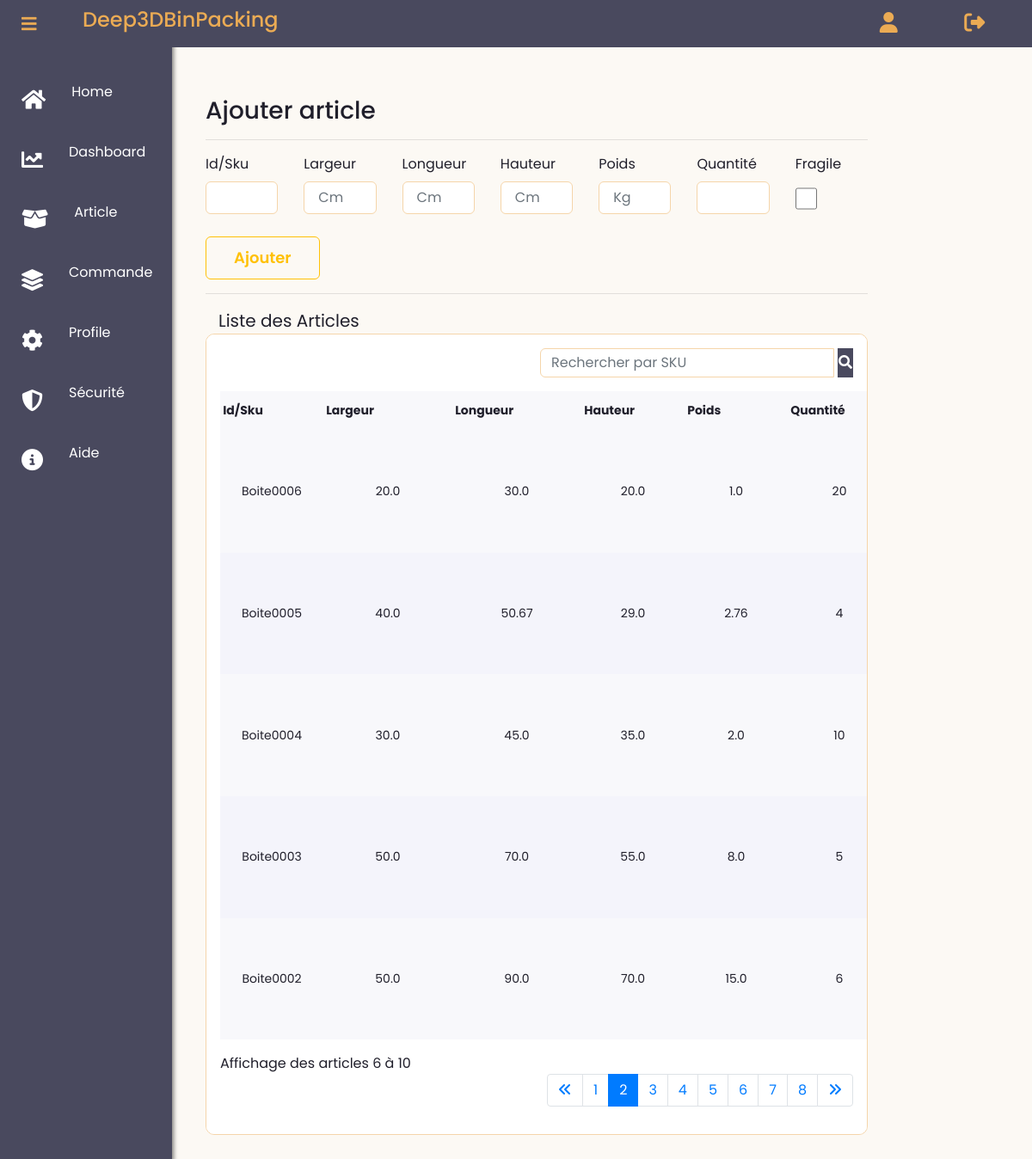
Screenshot of /new_article?page=2 (signed in) with the database file from the repository.
### app/models.py (models this page shows, shortened)
class Article(db.Model):
    __tablename__ = 'Article'
    id = db.Column(db.Integer, primary_key=True, autoincrement=True)
    user_id = db.Column(db.Integer(), db.ForeignKey('User.id'))
    sku = db.Column(db.String(30), nullable=False)
    largeur = db.Column(db.Float(precision=5), nullable=False)
    longueur = db.Column(db.Float(precision=5), nullable=False)
    hauteur = db.Column(db.Float(precision=5), nullable=False)
    poids = db.Column(db.Float(precision=5), nullable=False)
    quantite = db.Column(db.Integer(), nullable=False)
    fragile = db.Column(db.Boolean(), default=False)
    date_creation = db.Column(db.Date,default=dt_date.today())
    commandes = db.relationship('Commande', secondary=association_table_article_commande, back_populates='articles')

### app/routes.py (the view, shortened to what this page needs)
@app.route("/new_article", methods=['GET', 'POST'])
@login_required
def new_article():
    form = ArticleForm()
    page = request.args.get('page', 1, type=int)
    '''for article in articles_pagination:
        article.largeur = int(article.largeur)
        article.longueur = int(article.longueur)
        article.hauteur = int(article.hauteur)
        article.poids = int(article.poids)'''
    nombre_articles = Article.query.filter_by(user_id=current_user.id).count()
    search_article = request.args.get('search_article')
    per_page = 5
    if search_article:
        articles_query = Article.query.filter((Article.sku.ilike(f'%{search_article}%')))
    else:
        articles_query = Article.query.filter_by(user_id=current_user.id).order_by(Article.id.desc())
    articles_pagination = articles_query.paginate(page=page, per_page=number_articles_per_page, error_out=False)
    pagination_args = Pagination(page=page, per_page=per_page, total=nombre_articles, css_framework='bootstrap4')
    articles = articles_pagination.items
    per_page = articles_pagination.per_page
    page = articles_pagination.page
    start_index = (page - 1) * per_page + 1
    end_index = min(page * per_page, nombre_articles)
    '''total_stock = Article.query.filter_by(user_id=current_user.id).count()

   if total_stock < 10 and not session.get('alert_displayed') and current_user.id ==current_user.id:
        flash('Attention ! Le stock total des articles est inférieur à 10.', 'warning')
        session['alert_displayed'] = True
        # Vérifier si le son d'alerte a déjà été joué pour cet utilisateur
        if not session.get('alert_sound_played') and current_user.id==current_user.id:
            for i in range(0, 2):
                playsound("app/static/audio/bip.mp3")  # Jouer le fichier audio
            # Marquer que le son d'alerte a été joué pour cet utilisateur
            session['alert_sound_played'] = True'''
    return render_template('user_dashboard/create_article.html', title='New Article',pagination_args=pagination_args, start_index=start_index, end_index=end_index,  form=form, articles=articles, articles_pagination=articles_pagination)

### app/forms.py (shortened to what this page needs)
class ArticleForm(FlaskForm):
    id = HiddenField('ID de l\'article')
    sku = StringField("Id/Sku",validators=[DataRequired()])
    largeur = FloatField('Largeur', validators=[DataRequired()],render_kw={"placeholder": "Cm"})
    longueur = FloatField('Longueur', validators=[DataRequired()],render_kw={"placeholder": "Cm"})
    hauteur = FloatField('Hauteur', validators=[DataRequired()],render_kw={"placeholder": "Cm"})
    poids = FloatField('Poids', validators=[DataRequired()],render_kw={"placeholder": "Kg"})
    quantite = IntegerField('Quantité', validators=[DataRequired()])
    fragile = BooleanField('Fragile', default=False)
    submit = SubmitField('Ajouter')

### app/models.py (called while the page is built)
@login_manager.user_loader
def load_user(user_id):
    return User.query.get(int(user_id))

### app/routes.py (called while the page is built)
@app.before_request
def before_request():
    if current_user.is_authenticated:
        g.image = url_for('static', filename='images/' + current_user.image) if current_user.image else None
    else:
        g.image = None

### app/templates/user_dashboard/create_article.html (shortened to what this page needs)
{% extends "user_dashboard/layout.html" %}
{% block content %}
<div id="app" class="col-lg-10">
  <form method="POST" action="">
    <h3 class="mt-3">Ajouter article</h3>
    <hr>
    <div class="row">
      <div class="col">
        {{ form.sku.label(class="form-control-label") }}
        {% if form.sku.errors %}
            {{ form.sku(class="form-control form-control-lg is-invalid") }}
            <div class="invalid-feedback">
                {% for error in form.sku.errors %}
                    <span>{{ error }}</span>
                {% endfor %}
            </div>
        {% else %}
            {{ form.sku(class="form-control form-control-lg") }}
        {% endif %}
    </div>
      <div class="col">
        {{ form.largeur.label(class="form-control-label") }} {% if
        form.largeur.errors %} {{ form.largeur(class="form-control
        form-control-lg is-invalid") }}
        <div class="invalid-feedback">
          {% for error in form.largeur.errors %}
          <span>{{ error }}</span>
          {% endfor %}
        </div>
        {% else %} {{ form.largeur(class="form-control form-control-lg") }} {%
        endif %}
      </div>
      <div class="col">
        {{ form.longueur.label(class="form-control-label") }} {% if
        form.longueur.errors %} {{ form.longueur(class="form-control
        form-control-lg is-invalid") }}
        <div class="invalid-feedback">
          {% for error in form.longueur.errors %}
          <span>{{ error }}</span>
          {% endfor %}
        </div>
        {% else %} {{ form.longueur(class="form-control form-control-lg") }} {%
        endif %}
      </div>
      <div class="col">
        {{ form.hauteur.label(class="form-control-label") }} {% if
        form.hauteur.errors %} {{ form.hauteur(class="form-control
        form-control-lg is-invalid") }}
        <div class="invalid-feedback">
          {% for error in form.hauteur.errors %}
          <span>{{ error }}</span>
          {% endfor %}
        </div>
        {% else %} {{ form.hauteur(class="form-control form-control-lg") }} {%
        endif %}
      </div>
      <div class="col">
        {{ form.poids.label(class="form-control-label") }} {% if
        form.poids.errors %} {{ form.poids(class="form-control
        form-control-lg is-invalid") }}
        <div class="invalid-feedback">
          {% for error in form.poids.errors %}
          <span>{{ error }}</span>
          {% endfor %}
        </div>
        {% else %} {{ form.poids(class="form-control form-control-lg") }} {%
        endif %}
      </div>
      <div class="col">
        {{ form.quantite.label(class="form-control-label") }} {% if
        form.quantite.errors %} {{ form.quantite(class="form-control
        form-control-lg is-invalid") }}
        <div class="invalid-feedback">
          {% for error in form.quantite.errors %}
          <span>{{ error }}</span>
          {% endfor %}
        </div>
        {% else %} {{ form.quantite(class="form-control form-control-lg") }} {%
        endif %}
      </div>
      <div class="col">
        {{ form.fragile.label(class="form-control-label") }} {% if
        form.fragile.errors %} {{ form.fragile(class="form-control
        form-control-lg is-invalid") }}
        <div class="invalid-feedback">
          {% for error in form.fragile.errors %}
          <span>{{ error }}</span>
          {% endfor %}
        </div>
        {% else %} {{ form.fragile(class="form-control box form-control-lg") }} {%
        endif %}
      </div>
    </div>
    {{ form.submit(class="btn btn-outline-warning") }}
    <hr>
  </form>
  <span class="col-md-6 mb-2" style="font-size: 20px;"> Liste des Articles</span>
  <div class="card detail">
    <form class="form-inline justify-content-end mb-3" method="get" action="{{ url_for('new_article') }}">
      <div class="input-group">
        <input class="form-control mr-sm-1" type="search" placeholder="Rechercher par SKU " aria-label="search_article" name="search_article">
        <button type="submit" class="bto btn-primary"><i class="fa fa-search"></i></button>
      </div>
    </form>
  {% if articles %}
        <table id="user-table" class=" nowrap" cellspacing="2" width="100%">
          <thead>
            <tr>
              <th>Id/Sku</th>
              <th>Largeur</th>
              <th>Longueur</th>
              <th>Hauteur</th>
              <th>Poids</th>
              <th>Quantité</th>
            </tr>
          </thead>
          <tbody>
            {% for article in articles %}
            {% if article.user_id == current_user.id %}
            <tr>
              <td style=" text-align: center;">{{article.sku}}</td>
              <td style=" text-align: center;">{{article.largeur}}</td>
              <td style=" text-align: center;">{{article.longueur}}</td>
              <td style=" text-align: center;">{{article.hauteur}}</td>
              <td style=" text-align: center;">{{article.poids}}</td>
              <td style=" text-align: center;">{{article.quantite}}</td>
            </tr>
            {% endif %}
            {% endfor %}
          </tbody>
        </table>
        <div class="mt-3">
          Affichage des articles {{ start_index }} à {{ end_index }}
        </div>
          <nav aria-label="Page navigation example">
            <ul class="pagination justify-content-end">
              <li class="page-item {% if not articles_pagination.has_prev %}disabled{% endif %}">
                <a class="page-link" {% if articles_pagination.has_prev %}href="{{ url_for('new_article', page=articles_pagination.prev_num) }}"{% endif %}><i class="fa-solid fa-angles-left"></i></a>
              </li>
              {% for page_num in articles_pagination.iter_pages() %}
                {% if page_num %}
                  <li class="page-item {% if page_num == articles_pagination.page %}active{% endif %}">
                    <a class="page-link"  href="{{ url_for('new_article', page=page_num) }}">{{ page_num }}</a>
                  </li>
                {% else %}
                  <li class="page-item disabled">
                    <a class="page-link"  href="#">...</a>
                  </li>
                {% endif %}
              {% endfor %}
              <li class="page-item {% if not articles_pagination.has_next %}disabled{% endif %}">
                <a class="page-link" {% if articles_pagination.has_next %}href="{{ url_for('new_article', page=articles_pagination.next_num) }}"{% endif %}><i class="fa-solid fa-angles-right"></i></a>
              </li>
            </ul>
          </nav>
    {% else %}
  <div class="alert-warning text-center">
    Aucun article trouvé.
  </div>
</div>
{% endif %}
{% endblock content %}

### app/static/client/main.css (style rules this page uses)
* { margin: 0; padding: 0; box-sizing: border-box; outline: none; font-family: "Poppins", sans-serif; }
body { background-color: #fcf9f4; }
.card { background-color: #fff; padding: 1rem; border-radius: 10px; }
.detail { grid-area: detail; overflow-x: auto; }
.detail table { width: 100%; border-collapse: collapse; }
.detail table tr:nth-child(odd) { background-color: #f8f8fb; }
.detail table tr { background-color: #f4f4fb; }
.detail table th, .detail table td { padding: 0.8rem 0.2rem; text-align: left; min-width: 120px; font-size: 14px; }
.detail table tr td:nth-child(2), .detail table tr td:nth-child(3) { min-width: 150px; }

### app/static/client/account.css (style rules this page uses)
.col { flex-basis: 0; flex-grow: 1; min-width: 0; max-width: 100%; }
.row { display: flex; flex-wrap: wrap; margin-right: -15px; margin-left: -15px; }
.card { border: solid 1px #f5d5aa; }
.btn-primary { background-color: #49495e; color: #fff; border: 1px solid #49495e; }
.btn { border-radius: 6px; padding-top: 14px; padding-bottom: 14px; padding-left: 32px; padding-right: 32px; font-size: 18px; line-height: 20px; font-weight: 600; position: static; justify-content: center; align-items: center; cursor: pointer; }
.btn:not(:disabled):not(.disabled) { cursor: pointer; }
.form-control { width: 100%; margin-bottom: 24px; border: 1px solid #f5d5aa; border-radius: 6px; font-size: 16px; line-height: 20px; }
button, input { overflow: visible; }
.box { height: 40px; width: 25px; }

### rows the page displays
Article: sku "Boite0006", largeur "20.0", longueur "30.0", hauteur "20.0", poids "1.0", quantite "20"
Article: sku "Boite0005", largeur "40.0", longueur "50.67", hauteur "29.0", poids "2.76", quantite "4"
Article: sku "Boite0004", largeur "30.0", longueur "45.0", hauteur "35.0", poids "2.0", quantite "10"
Article: sku "Boite0003", largeur "50.0", longueur "70.0", hauteur "55.0", poids "8.0", quantite "5"
Article: sku "Boite0002", largeur "50.0", longueur "90.0", hauteur "70.0", poids "15.0", quantite "6"

### other values shown
{{ start_index }} "6"
{{ end_index }} "10"
{{ page_num }} "1" "2" "3" "4" "5" "6" "7" "8"
